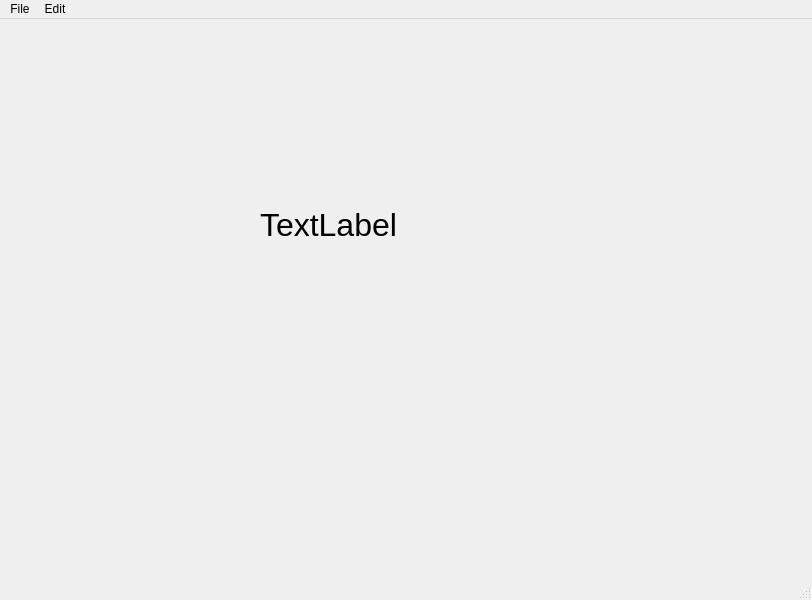
<?xml version="1.0" encoding="UTF-8"?>
<ui version="4.0">
 <class>MainWindow</class>
 <widget class="QMainWindow" name="MainWindow">
  <property name="geometry">
   <rect>
    <x>0</x>
    <y>0</y>
    <width>812</width>
    <height>600</height>
   </rect>
  </property>
  <property name="windowTitle">
   <string>MainWindow</string>
  </property>
  <widget class="QWidget" name="centralwidget">
   <widget class="QLabel" name="label">
    <property name="geometry">
     <rect>
      <x>260</x>
      <y>160</y>
      <width>231</width>
      <height>91</height>
     </rect>
    </property>
    <property name="font">
     <font>
      <pointsize>24</pointsize>
     </font>
    </property>
    <property name="text">
     <string>TextLabel</string>
    </property>
   </widget>
  </widget>
  <widget class="QMenuBar" name="menubar">
   <property name="geometry">
    <rect>
     <x>0</x>
     <y>0</y>
     <width>812</width>
     <height>26</height>
    </rect>
   </property>
   <widget class="QMenu" name="menuFile">
    <property name="title">
     <string>File</string>
    </property>
    <addaction name="actionNew"/>
    <addaction name="actionSave"/>
   </widget>
   <widget class="QMenu" name="menuEdit">
    <property name="title">
     <string>Edit</string>
    </property>
    <addaction name="actioncopy"/>
    <addaction name="actionpaste"/>
   </widget>
   <addaction name="menuFile"/>
   <addaction name="menuEdit"/>
  </widget>
  <widget class="QStatusBar" name="statusbar"/>
  <action name="actionNew">
   <property name="text">
    <string>New</string>
   </property>
   <property name="statusTip">
    <string>Create a new file</string>
   </property>
   <property name="shortcut">
    <string>Ctrl+N</string>
   </property>
  </action>
  <action name="actionSave">
   <property name="text">
    <string>Save</string>
   </property>
   <property name="statusTip">
    <string>Save a file</string>
   </property>
   <property name="shortcut">
    <string>Ctrl+S</string>
   </property>
  </action>
  <action name="actioncopy">
   <property name="text">
    <string>copy</string>
   </property>
   <property name="statusTip">
    <string>copy a file</string>
   </property>
   <property name="shortcut">
    <string>Ctrl+C</string>
   </property>
  </action>
  <action name="actionpaste">
   <property name="text">
    <string>paste</string>
   </property>
   <property name="statusTip">
    <string>Paste a file</string>
   </property>
   <property name="shortcut">
    <string>Ctrl+V</string>
   </property>
  </action>
 </widget>
 <resources/>
 <connections/>
</ui>
